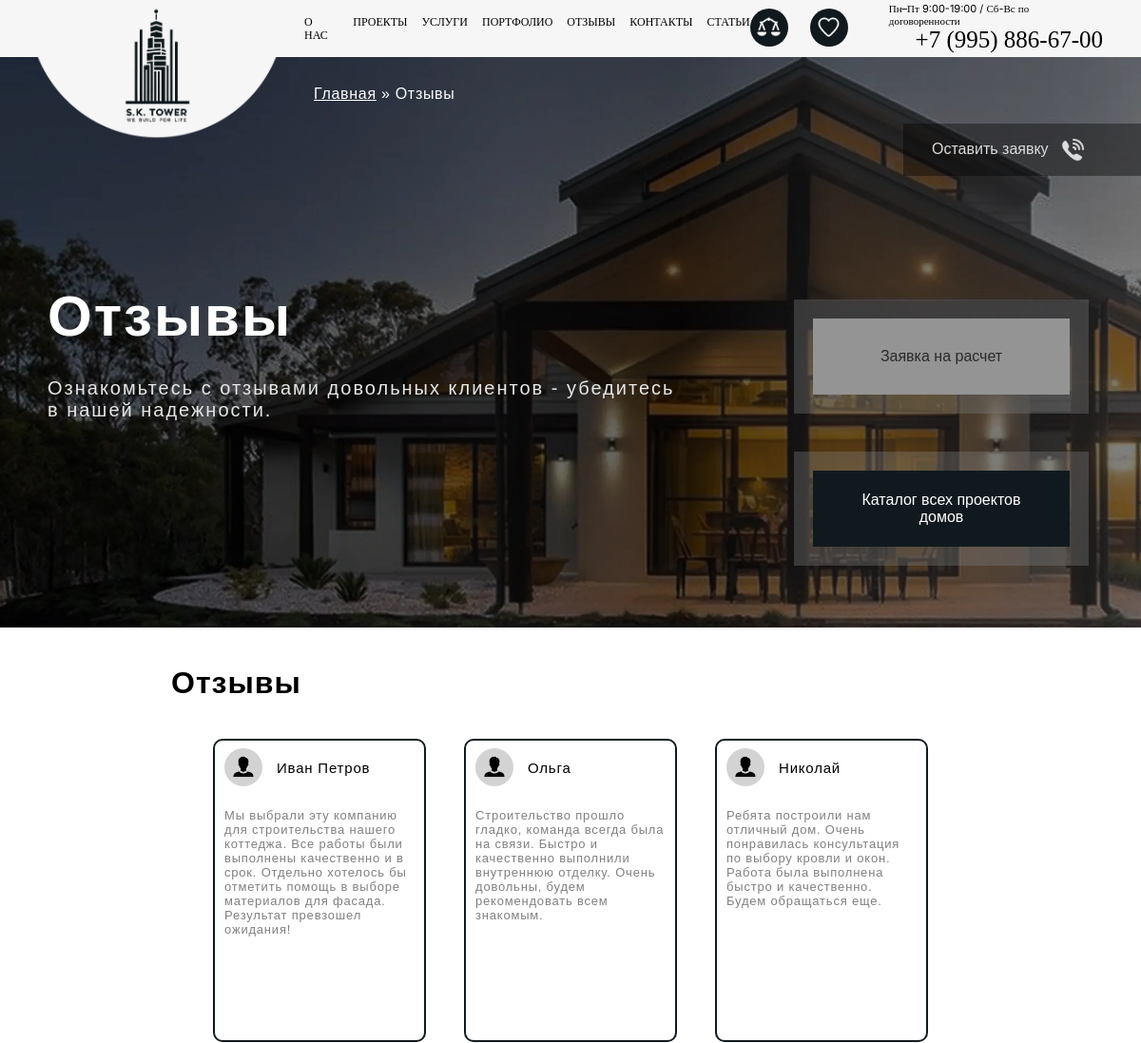
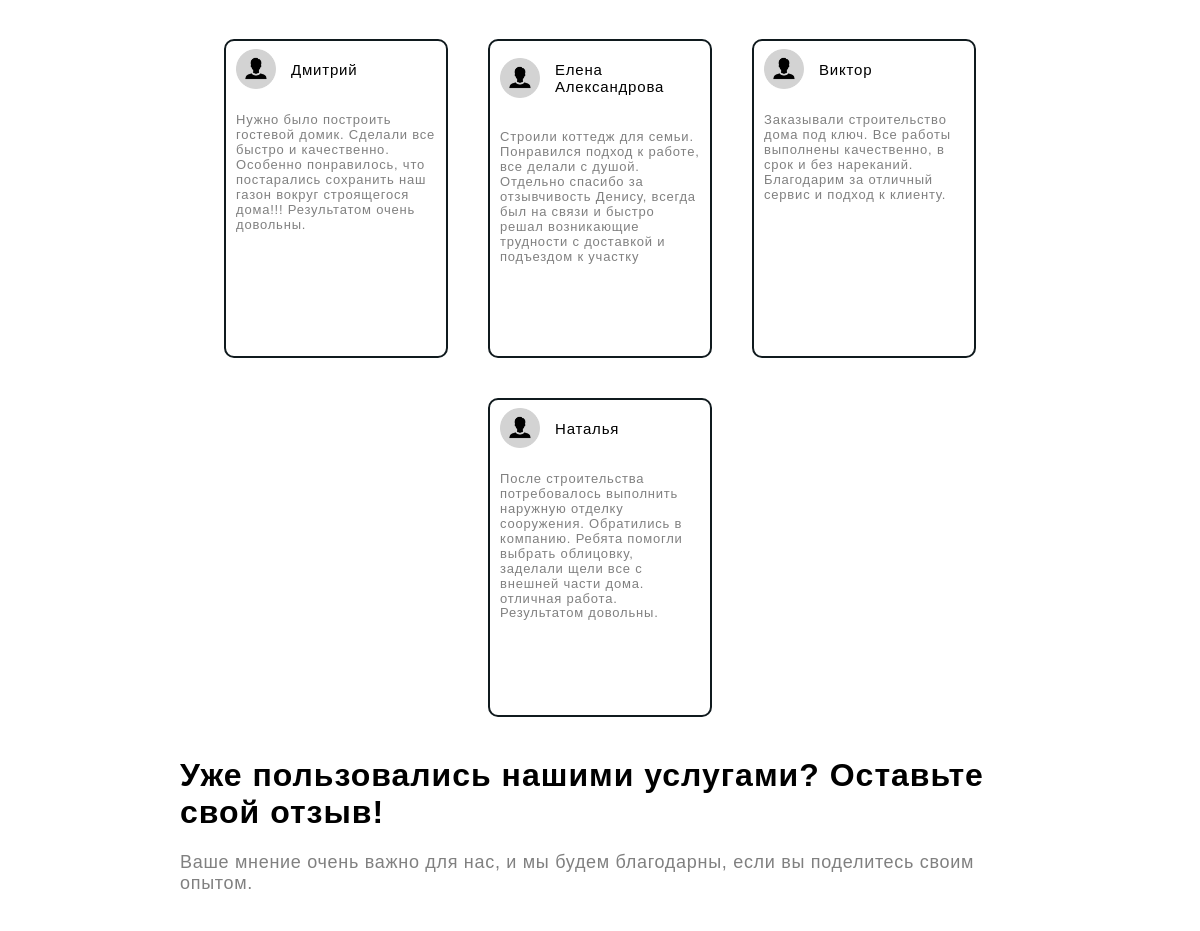
The app's page /reviews (upper part), older data (2 pictures, top to bottom).
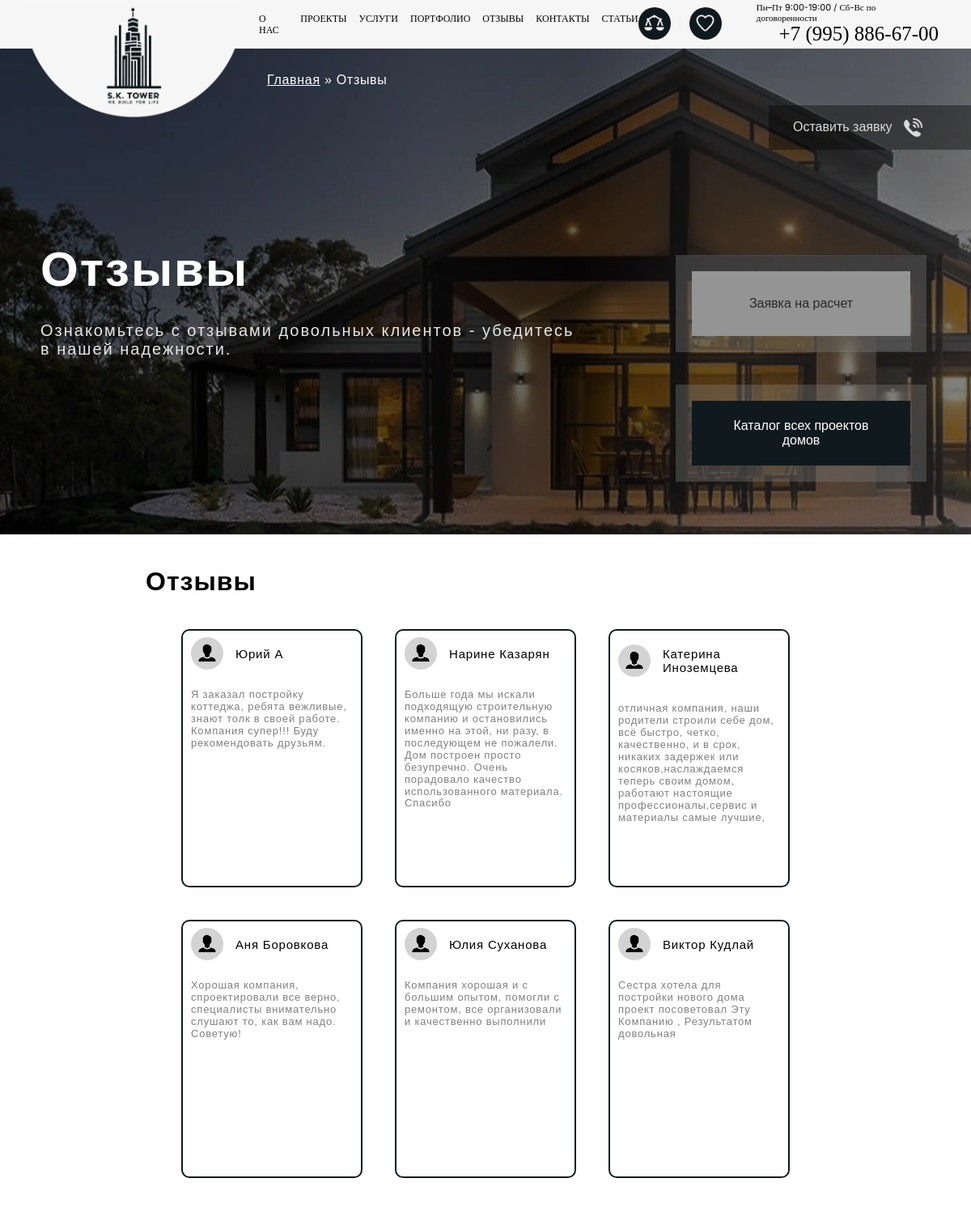
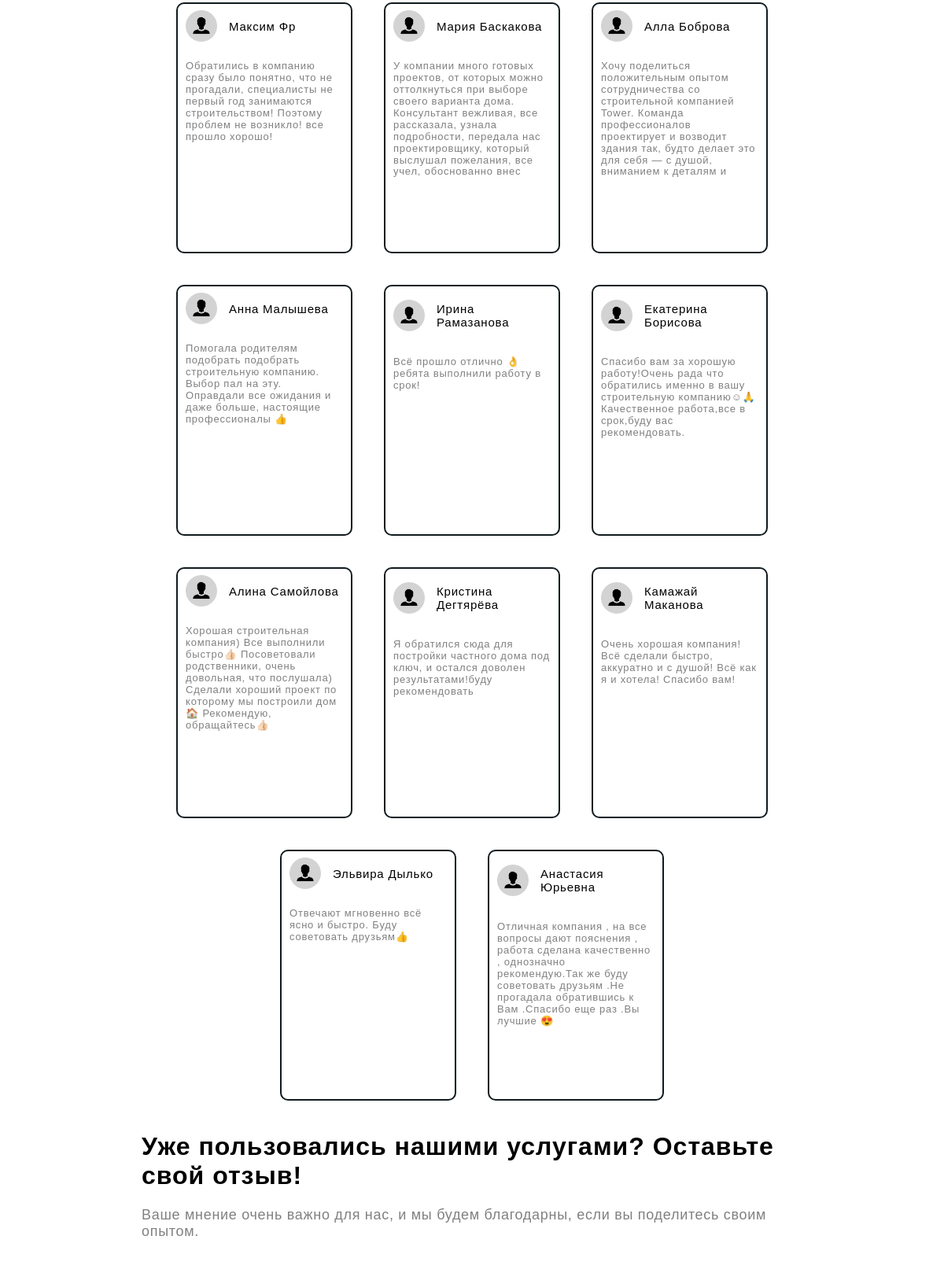
The same page, newer data (2 pictures, top to bottom).
### main/models.py (models this page shows, shortened)
class Reviews(models.Model):
    reviewer_name = models.CharField(verbose_name='Имя клиента', max_length=100, blank=True)
    review = models.CharField(verbose_name='Отзыв', max_length=2000, blank=True)
    review_date = models.DateTimeField(verbose_name='Дата отзыва', default=datetime.now, blank=True)
    class Meta:
        verbose_name = "Отзыв"
        verbose_name_plural = "Отзывы"

### main/views.py (the view)
# urls.py: path('reviews', views.reviews, name='reviews'),
def reviews(request):
    reviews = Reviews.objects.all()
    return render(request, 'main/reviews.html', {'reviews': reviews})

### main/context_processors.py (called while the page is built)
def get_main_info(request):
    info = ConactInfo.objects.all()
    data = {}
    extra_data = {
        'Основной номер телефона': 'number',
        'Дополнительный номер телефона': 'extra_number',
        'Адрес': 'address',
        'Электронная почта': 'mail',
        'Сокращенное наименование': 'short_name',
        'Юридический адрес': 'ur_address',
        'Физический адрес': 'phis_address',
        'ОГРНИП': 'ogrnip',
        'ИНН': 'inn',
        'Дата присвоения ОГРНИП': 'data_ogrnip',
        'КПП': 'kpp',
        'Расчетный счет': 'chet',
        'Название банка': 'bank_name',
        'Корреспондентский счет': 'kor_chet',
        'БИК': 'bik',
    }
    for i in info:
        name = extra_data[i.name]
        data[name] = i.value
    return data

### main/templates/main/reviews.html (shortened to what this page needs)
{% extends 'main/header.html' %}
{% load static %}
{% block link %}
<link rel="stylesheet" type="text/css" href="{% static 'main/css/reviews.css' %}">
{% endblock %}
{% block navigation %}
<a href="/">Главная</a> » Отзывы
{% endblock %}
{% block title_text %}
Отзывы
{% endblock %}
{% block extra_text %}
Ознакомьтесь с отзывами довольных клиентов - убедитесь в нашей надежности.
{% endblock %}
{% block content %}
<div class="reviews_block" id="block1">
        <div class="block_review_text">
        <h1 class="review_title">Отзывы</h1>
    </div>
    <div class="reviews">
        {% for review in reviews %}
            <div class="review">
                <div>
                    <div class="person_info">
                        <img src="{% static 'main/png/home/person_icon.png' %}" class="person_icon" draggable="false">
                        <p class="person_name">{{ review.reviewer_name }}</p>
                    </div>
                    <p class="review_text">
                        {{ review.review }}
                    </p>
                </div>
            </div>
        {% endfor %}
    </div>
</div>
<div class="make_review_block">
    <div class="block_review_text">
        <h1 class="review_title">Уже пользовались нашими услугами? Оставьте свой отзыв!</h1>
        <p class="review_block_text">Ваше мнение очень важно для нас, и мы будем благодарны, если вы поделитесь своим опытом.</p>
    </div>
</div>
{% endblock %}

Row changes from the older to the newer data that the page shows:
removed Reviews: reviewer_name "Иван Петров", review "Мы выбрали эту компанию для строительства нашего коттеджа. Все работы были выполнены качественно и в срок. Отдельно хотелось бы отметить помощь в выборе материалов для фасада. Результат превзошел ожидания!"
removed Reviews: reviewer_name "Ольга", review "Строительство прошло гладко, команда всегда была на связи. Быстро и качественно выполнили внутреннюю отделку. Очень довольны, будем рекомендовать всем знакомым."
removed Reviews: reviewer_name "Николай", review "Ребята построили нам отличный дом. Очень понравилась консультация по выбору кровли и окон. Работа была выполнена быстро и качественно. Будем обращаться еще."
removed Reviews: reviewer_name "Дмитрий", review "Нужно было построить гостевой домик. Cделали все быстро и качественно. Особенно понравилось, что постарались сохранить наш газон вокруг строящегося дома!!! Результатом очень довольны."
removed Reviews: reviewer_name "Елена Александрова", review "Строили коттедж для семьи. Понравился подход к работе, все делали с душой. Отдельно спасибо за отзывчивость Денису, всегда был на связи и быстро решал возникающие трудности с доставкой и подъездом к участку"
removed Reviews: reviewer_name "Виктор", review "Заказывали строительство дома под ключ. Все работы выполнены качественно, в срок и без нареканий. Благодарим за отличный сервис и подход к клиенту."
removed Reviews: reviewer_name "Наталья", review "После строительства потребовалось выполнить наружную отделку сооружения. Обратились в компанию. Ребята помогли выбрать облицовку, заделали щели все с внешней части дома. отличная работа. Результатом довольны.…"
added Reviews: reviewer_name "Юрий А", review "Я заказал постройку коттеджа, ребята вежливые, знают толк в своей работе. Компания супер!!! Буду рекомендовать друзьям."
added Reviews: reviewer_name "Нарине Казарян", review "Больше года мы искали подходящую строительную компанию и остановились именно на этой, ни разу, в последующем не пожалели. Дом построен просто безупречно. Очень порадовало качество использованного материала. Спасибо"
added Reviews: reviewer_name "Катерина Иноземцева", review "отличная компания, наши родители строили себе дом, всё быстро, четко, качественно, и в срок, никаких задержек или косяков,наслаждаемся теперь своим домом, работают настоящие профессионалы,сервис и материалы самые лучшие,…"
added Reviews: reviewer_name "Аня Боровкова", review "Хорошая компания, спроектировали все верно, специалисты внимательно слушают то, как вам надо. Советую!"
added Reviews: reviewer_name "Юлия Суханова", review "Компания хорошая и с большим опытом, помогли с ремонтом, все организовали и качественно выполнили"
added Reviews: reviewer_name "Виктор Кудлай", review "Сестра хотела для постройки нового дома проект посоветовал Эту Компанию , Результатом довольная"
added Reviews: reviewer_name "Максим Фр", review "Обратились в компанию сразу было понятно, что не прогадали, специалисты не первый год занимаются строительством! Поэтому проблем не возникло! все прошло хорошо!"
added Reviews: reviewer_name "Мария Баскакова", review "У компании много готовых проектов, от которых можно оттолкнуться при выборе своего варианта дома. Консультант вежливая, все рассказала, узнала подробности, передала нас проектировщику, который выслушал пожелания, все учел, обоснованно внес…"
added Reviews: reviewer_name "Алла Боброва", review "Хочу поделиться положительным опытом сотрудничества со строительной компанией Tower. Команда профессионалов проектирует и возводит здания так, будто делает это для себя — с душой, вниманием к деталям и…"
added Reviews: reviewer_name "Анна Малышева", review "Помогала родителям подобрать подобрать строительную компанию. Выбор пал на эту. Оправдали все ожидания и даже больше, настоящие профессионалы 👍"
added Reviews: reviewer_name "Ирина Рамазанова", review "Всё прошло отлично 👌 ребята выполнили работу в срок!"
added Reviews: reviewer_name "Екатерина Борисова", review "Спасибо вам за хорошую работу!Очень рада что обратились именно в вашу строительную компанию☺🙏Качественное работа,все в срок,буду вас рекомендовать."
added Reviews: reviewer_name "Алина Самойлова", review "Хорошая строительная компания) Все выполнили быстро👍🏻 Посоветовали родственники, очень довольная, что послушала) Сделали хороший проект по которому мы построили дом 🏠 Рекомендую, обращайтесь👍🏻"
added Reviews: reviewer_name "Кристина Дегтярёва", review "Я обратился сюда для постройки частного дома под ключ, и остался доволен результатами!буду рекомендовать"
added Reviews: reviewer_name "Камажай Маканова", review "Очень хорошая компания! Всё сделали быстро, аккуратно и с душой! Всё как я и хотела! Спасибо вам!"
added Reviews: reviewer_name "Эльвира Дылько", review "Отвечают мгновенно всё ясно и быстро. Буду советовать друзьям👍"
added Reviews: reviewer_name "Анастасия Юрьевна", review "Отличная компания , на все вопросы дают пояснения , работа сделана качественно , однозначно рекомендую.Так же буду советовать друзьям .Не прогадала обратившись к Вам .Спасибо еще раз .Вы лучшие 😍"
